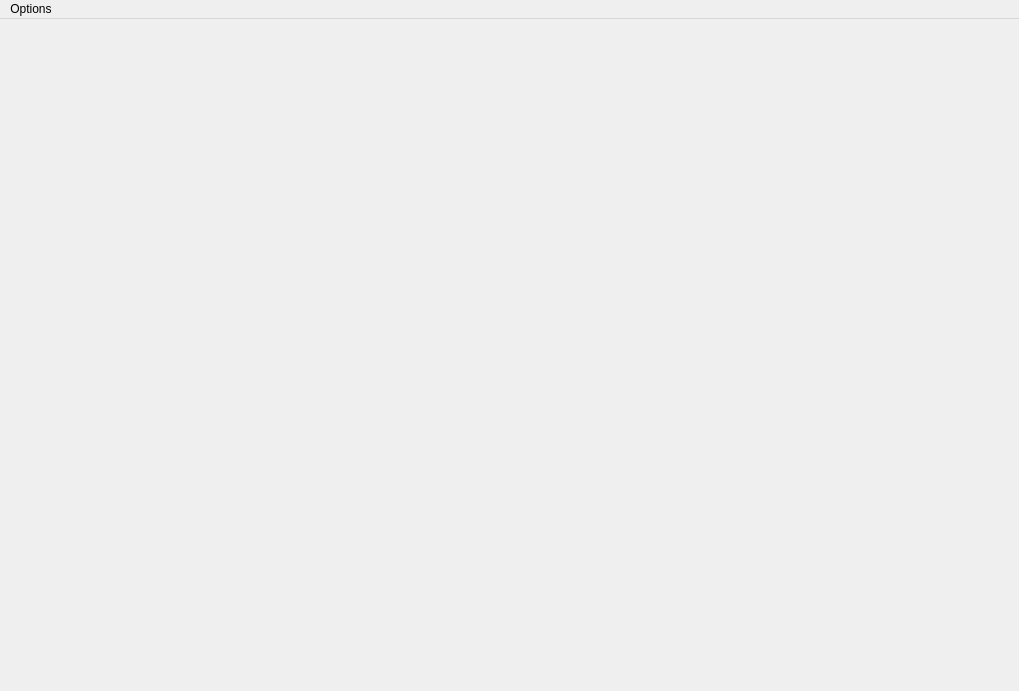
<?xml version="1.0" encoding="UTF-8"?>
<ui version="4.0">
 <class>MainWindow</class>
 <widget class="QMainWindow" name="MainWindow">
  <property name="geometry">
   <rect>
    <x>0</x>
    <y>0</y>
    <width>1019</width>
    <height>691</height>
   </rect>
  </property>
  <property name="windowTitle">
   <string>MainWindow</string>
  </property>
  <widget class="QWidget" name="centralWidget">
   <layout class="QHBoxLayout" name="horizontalLayout_3">
    <item>
     <layout class="QVBoxLayout" name="verticalLayout">
      <item>
       <layout class="QHBoxLayout" name="horizontalLayout">
        <item>
         <widget class="widgetlocalisation" name="widget1" native="true"/>
        </item>
        <item>
         <widget class="FormTemperature" name="widget2" native="true"/>
        </item>
        <item>
         <widget class="PollutionWidget" name="widget3" native="true"/>
        </item>
        <item>
         <widget class="QWidget" name="widget_4" native="true"/>
        </item>
       </layout>
      </item>
      <item>
       <layout class="QHBoxLayout" name="horizontalLayout_2">
        <item>
         <widget class="RechargeVehiculeWidget" name="widget5" native="true"/>
        </item>
        <item>
         <widget class="WidgetSatellite" name="widget6" native="true"/>
        </item>
        <item>
         <widget class="FlightsWidget" name="widget7" native="true"/>
        </item>
        <item>
         <widget class="QWidget" name="widget8" native="true"/>
        </item>
       </layout>
      </item>
     </layout>
    </item>
   </layout>
  </widget>
  <widget class="QMenuBar" name="menuBar">
   <property name="geometry">
    <rect>
     <x>0</x>
     <y>0</y>
     <width>1019</width>
     <height>25</height>
    </rect>
   </property>
   <widget class="QMenu" name="menuOptions">
    <property name="title">
     <string>Options</string>
    </property>
    <addaction name="actionSettings"/>
   </widget>
   <addaction name="menuOptions"/>
  </widget>
  <action name="actionSettings">
   <property name="text">
    <string>Settings</string>
   </property>
  </action>
 </widget>
 <layoutdefault spacing="6" margin="11"/>
 <customwidgets>
  <customwidget>
   <class>RechargeVehiculeWidget</class>
   <extends>QWidget</extends>
   <header>rechargevehiculewidget.h</header>
   <container>1</container>
  </customwidget>
  <customwidget>
   <class>PollutionWidget</class>
   <extends>QWidget</extends>
   <header>pollutionwidget.h</header>
   <container>1</container>
  </customwidget>
  <customwidget>
   <class>FormTemperature</class>
   <extends>QWidget</extends>
   <header>formtemperature.h</header>
   <container>1</container>
  </customwidget>
  <customwidget>
   <class>widgetlocalisation</class>
   <extends>QWidget</extends>
   <header>widgetlocalisation.h</header>
  </customwidget>
  <customwidget>
   <class>WidgetSatellite</class>
   <extends>QWidget</extends>
   <header>widgetsatellite.h</header>
   <container>1</container>
  </customwidget>
  <customwidget>
   <class>FlightsWidget</class>
   <extends>QWidget</extends>
   <header>flightswidget.h</header>
   <container>1</container>
  </customwidget>
 </customwidgets>
 <resources/>
 <connections/>
</ui>
